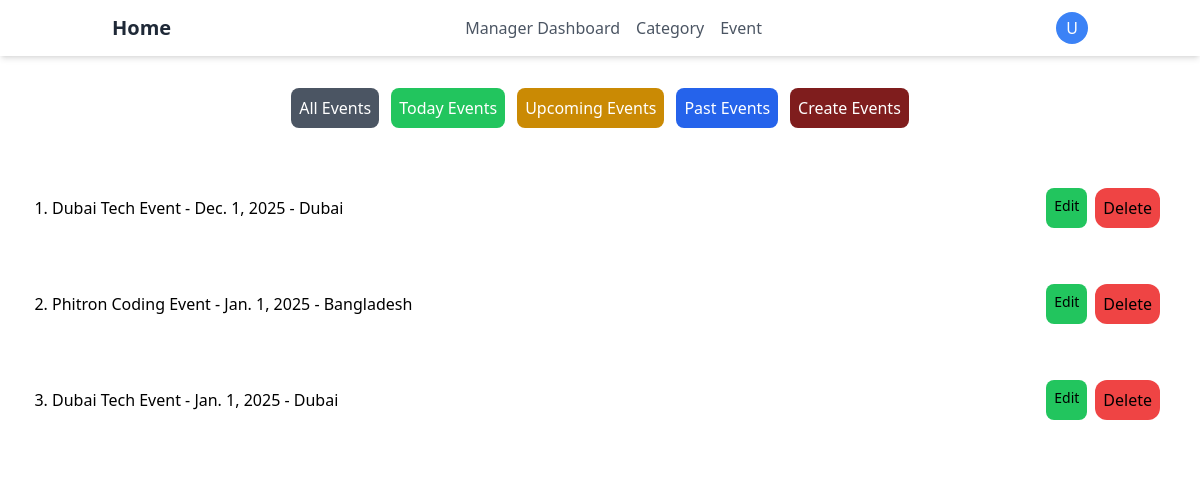
Before: /users/admin_event/ with the older database file.
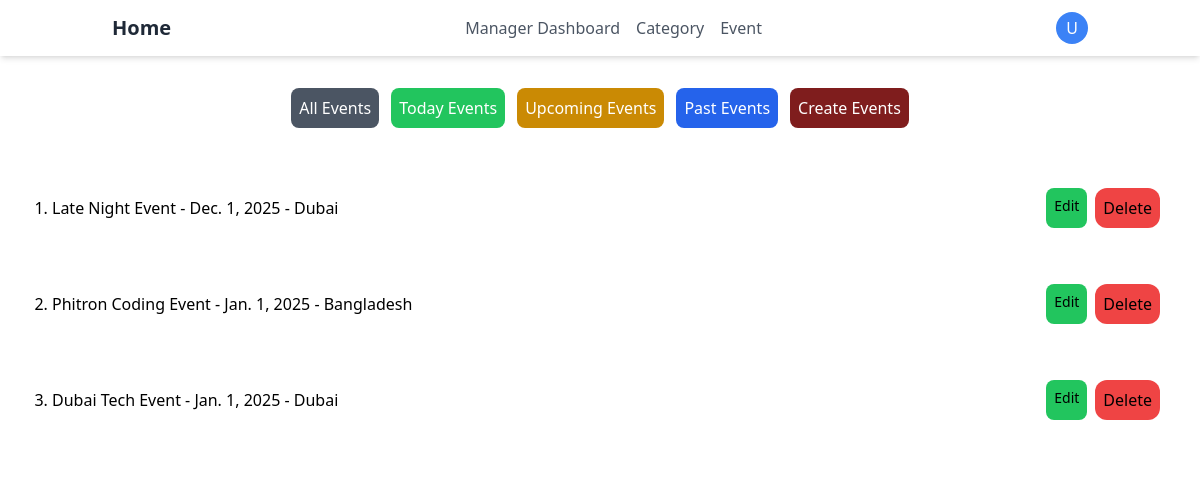
After: the same page with the newer database file.
### tasks/models.py (models this page shows, shortened)
class Event(models.Model):
    name = models.CharField(max_length=200)
    description = models.TextField(blank=True, null=True)
    date = models.DateField(db_index=True)
    time = models.TimeField(auto_now=True)
    location = models.CharField(max_length=250)
    email = models.EmailField(unique=True, blank=True, null=True)
    status = models.CharField(max_length=30, choices= [
        ('UPCOMING', 'upcoming'),
        ('COMPLETED', 'Completed')
    ], default='UPCOMING', db_index=True)
    asset = models.ImageField(upload_to='event_asset', blank=True, null=True)
    participants = models.ManyToManyField(
        settings.AUTH_USER_MODEL,
        related_name="rsvp_event",
        blank=True
        )
    category = models.ForeignKey(
        Category,
        on_delete= models.CASCADE,
        default=1,
        db_index=True
        )

### users/views.py (the view)
# urls.py: path('admin_event/', AdminEvent.as_view(), name='admin_event'),
class AdminEvent(ListView):
    model = Event
    template_name = "admin_event.html"
    context_object_name = "events"
    def get_queryset(self):
        type = self.request.GET.get('type', 'all')
        today = timezone.now().date()
        events = Event.objects.all()
        if type == 'today':
            events = Event.objects.filter(date = today)
        elif type == 'upcoming':
            events = Event.objects.filter(date__gte = today)
        elif type == 'completed':
            events = Event.objects.filter(status = 'COMPLETED')
        elif type == 'past':
            events = Event.objects.filter(date__lt = today)
        elif type == 'all':
            events = Event.objects.all()
        else:
            events = Event.objects.all()
        return events
    def get_context_data(self, **kwargs):
        context =  super().get_context_data(**kwargs)
        today = timezone.now().date()
        context['event_count'] = Event.objects.aggregate(
        total = Count('id'),
        upcoming = Count('id', filter=Q(status = 'UPCOMING')),
        completed = Count('id', filter=Q(status = 'COMPLETED')),
        today_event = Count('id', filter=Q(date = today)),
        past_event = Count('id', filter=Q(date__lt = today))
    )
        return context

### users/context_processors.py (called while the page is built)
def profile_image(request):
    print("Profile image context processor called")
    if request.user.is_authenticated:
        print(f"User is authenticated: {request.user}")
        if request.user.profile_image:
            print(f"Profile image URL: {request.user.profile_image.url}")
            return {'profile_image': request.user.profile_image.url}
        else:
            print("Profile image field is empty")
    else:
        print("User is not authenticated")
    return {'profile_image': None}

### users/templates/admin_event.html (shortened to what this page needs)
{% load static %}
<!DOCTYPE html>
<html lang="en">
<head>
    <link rel="stylesheet" href="{% static 'css/output.css' %}">
    <link rel="stylesheet" href="{% static "css/style.css" %}">
</head>
<body>
    <header class="bg-white shadow-md">
        <nav class="container mx-auto px-6 py-3">
          <div class="flex justify-between items-center">
            <a href="{% url "home" %}" class="text-xl font-bold text-gray-800"
              >Home</a
            >
            <div class="hidden md:flex space-x-4">
              <a
                href="{% url "admin_event" %}"
                class="text-gray-600 hover:text-gray-800"
                >Manager Dashboard</a
              >
                <div class="relative drpdwn">
                  <button id="category-text" class="text-gray-600 hover:text-gray-800">Category</button>
                </div>
                <a href="{% url "admin_event" %}" class="relative">
                  <button class="text-gray-600 rounded-full hover:text-gray-800">Event</button>
                </a>
            </div>
            <div class="flex items-center">
              <div class="relative">
                <button id="user-menu-button" class="rounded-full p-2 bg-blue-500 text-white w-8 h-8
                  flex items-center justify-center hover:bg-gray-700">
                      {% if user.groups.all.0.name == "Admin" %}
                          A
                      {% elif user.groups.all.0.name == "Manager" %}
                          M
                      {% else %}
                          U
                      {% endif %}
                  </button>
              </div>
            </div>
          </div>
        </nav>
    </header>
    <main>
        <div>
            <div class="mt-8 w-full flex flex-wrap justify-center gap-3">
                <a href="?type=all" class="createevent p-2 bg-gray-600 text-white rounded-lg ">All Events</a>
                <a href="?type=today" class="createevent p-2 bg-green-500 text-white rounded-lg">Today Events</a>
                <a href="?type=upcoming" class="createevent p-2 bg-yellow-600 text-white rounded-lg">Upcoming Events</a>
                <a href="?type=past" class="createevent p-2 bg-blue-600 text-white rounded-lg">Past Events</a>
                <a href={% url "create_event" %} class="createevent p-2 bg-red-900 text-white rounded-lg">Create Events</a>
            </div>
        </div>
        <div class="bg-white w-full p-5 mt-5 rounded-xl">
                <ol class="list-decimal space-y-4">
                    {% for event in events %}
                    <div class="flex flex-col md:flex-row justify-between items-start md:items-center gap-4 p-3">
                        <div class="mx-5">
                            <li class="font-medium">{{event.name}} - {{event.date}} - {{event.location}}</li>
                        </div>
                        <div class="m-2 flex gap-2 flex-wrap">
                            <a href="{% url 'update_event' event.id %}"
                            class="createevent bg-green-500 rounded-lg text-sm p-2 text-black "
                            >Edit</a>
                            <form action="{% url 'delete_event' event.id %}" method="POST">
                                <button type="submit" class="createevent bg-red-500 rounded-xl p-2 text-black">
                                    Delete
                                </button>
                            </form>
                        </div>
                    </div>
                    {% endfor %}
                </ol>
        </div>
    </main>
</body>
</html>

Changed rows visible on the page:
changed Event: name "Dubai Tech Event" → "Late Night Event"
